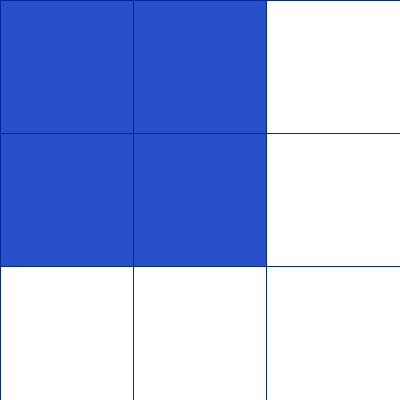
Frame 1 (no input)
Frame 60 (the mouse pressed at the canvas centre just before this capture): identical to frame 1, image omitted
Frame 120 (the mouse held since frame 60 and released just before this capture): identical to frame 1, image omitted

The Processing sketch that drew this single still picture (run headless with seeded random() and noise(); from frame 60 on, the mouse is pressed at the canvas centre):

// Processing sketch: cours21
// ── cours21.pde
/*
void setup() {
 size(800, 400);
 background(255);
 stroke(0);
 branche(width / 2, height, height / 2);
 }
 
 void branche(float x, float y, float h) {
 line(x, y, x, y-h);
 if (h >= height / 300) {
 branche(x+h, y, h / 2);
 branche(x-h, y, h / 2);
 }
 }
 */
/*
// labi
 void setup() {
 size(600, 600);
 background(255);
 int tailleCellule = 20;
 dessinerLabyrinthe(0, 0, width / tailleCellule, height / tailleCellule, tailleCellule);
 noStroke();
 fill(0, 255, 0);
 rect(0, 0, tailleCellule, tailleCellule);
 fill(255, 0, 0);
 rect(width-tailleCellule, height-tailleCellule, tailleCellule, tailleCellule);
 }
 
 // x1, y1, x2, y2 - coordonnées des deux extrémités de la chambre
 // Attention, il s'agit de coordonées "cellule".
 // C'est pourquoi on multiplie partout par la taille de la cellule c
 void dessinerLabyrinthe(int x1, int y1, int x2, int y2, int c) {
 if (x2 - x1 > 1 && y2 - y1 > 1) {
 // Choisir aléatoirement les emplacements des murs et des portes
 int xMur = int(random(x1 + 1, x2));
 int xPorte1 = int(random(x1, xMur));
 int xPorte2 = int(random(xMur, x2));
 int yMur = int(random(y1 + 1, y2));
 int yPorte1 = int(random(y1, yMur));
 int yPorte2 = int(random(yMur, y2));
 // Mur horizontal avec 2 portes
 line(x1 * c, yMur * c, xPorte1 * c, yMur * c);
 line((xPorte1 + 1) * c, yMur * c, xPorte2 * c, yMur * c);
 line((xPorte2 + 1) * c, yMur * c, x2 * c, yMur * c);
 // Mur vertical avec 2 portes
 line(xMur * c, y1 * c, xMur * c, yPorte1 * c);
 line(xMur * c, (yPorte1 + 1) * c, xMur * c, yPorte2 * c);
 line(xMur * c, (yPorte2 + 1) * c, xMur * c, y2 * c);
 
 // On fait la même chose avec les 4 chambres ainsi obtenues
 
 dessinerLabyrinthe(x1, y1, xMur, yMur, c);
 dessinerLabyrinthe(xMur, y1, x2, yMur, c);
 dessinerLabyrinthe(x1, yMur, xMur, y2, c);
 dessinerLabyrinthe(xMur, yMur, x2, y2, c);
 }
 }
 */



void setup() {
  size(400, 400);
  noSmooth();   // Permet au carrés de se juxtaposer...
}

void draw() {
  background(255);
  fill(40, 80, 200);
  stroke(0, 40, 160);
  // On commence au niveau 4, la condition d'arrêt stoppe la récursivité
  // au niveau 0.
  tapisSierpinski(0, 0, width, height, 4);
}

void tapisSierpinski(float x, float y, float w, float h, int niveau) {
  if (niveau > 0) {
    w = w/3;
    h = h/3;
    for (int i = 0; i <= 3; i++) {
      for (int j = 0; j <= 3; j++) {
        if (j != 2 && i != 2) {
          fill(40, 80, 200);
          rect(x+i*w, y+j*h, w, h);
        } else {
          fill(255);
          rect(x+i*w, y+j*w, w, h);
        }
      }
    }
  } else {
    fill(40, 80, 200);
    rect(x, y, w, h);
  }
}
